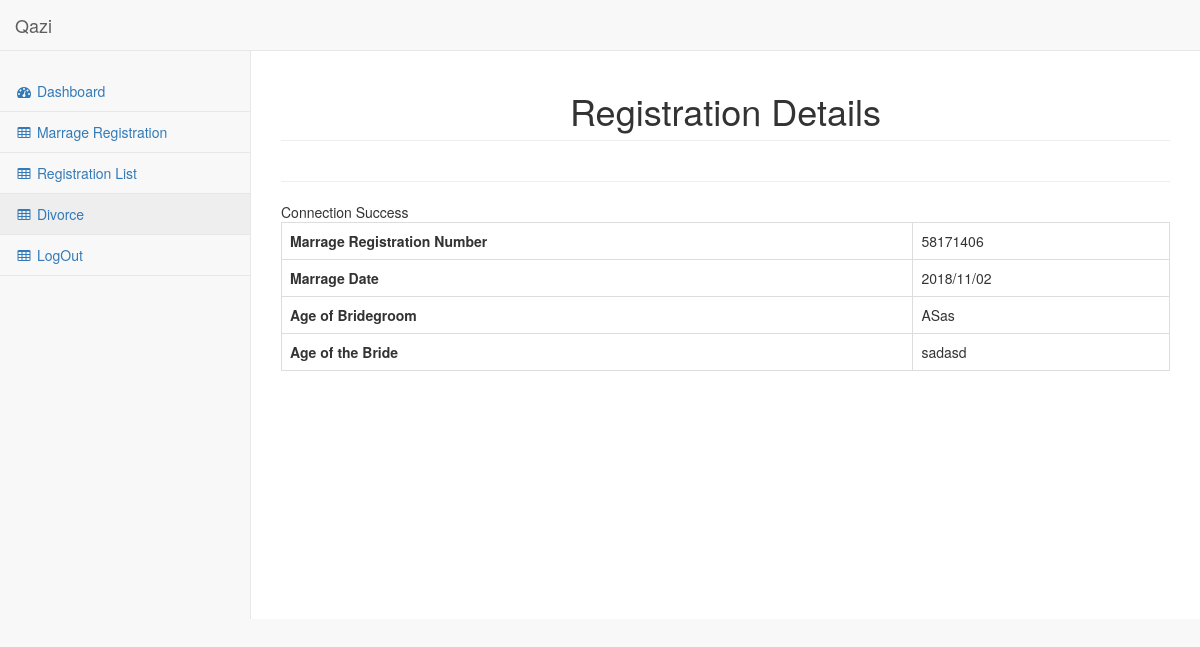
Page /qazi/pages/marrageinfo.php?marrage_id=4 (signed in) on the committed database.
### tables this page shows
CREATE TABLE `marriagelist` (
  `id` int(11) NOT NULL,
  `date` varchar(15) DEFAULT NULL,
  `RegNo` varchar(15) DEFAULT NULL,
  `d1` text NOT NULL,
  `d2` text NOT NULL,
  `f1` varchar(15) DEFAULT NULL,
  `a1` varchar(15) DEFAULT NULL,
  `d3` text NOT NULL,
  `d4` text NOT NULL,
  `f2` varchar(15) DEFAULT NULL,
  `a2` varchar(15) DEFAULT NULL,
  `d5` text NOT NULL,
  `d6` text NOT NULL,
  `d7` text NOT NULL,
  `d8` text NOT NULL,
  `d9` text NOT NULL,
  `d10` text NOT NULL,
  `d11` text NOT NULL,
  `d12` text NOT NULL,
  `d13` text NOT NULL,
  `d14` text NOT NULL,
  `d15` text NOT NULL,
  `d16` text NOT NULL,
  `d17` text NOT NULL,
  `d18` text NOT NULL,
  `d19` text NOT NULL,
  `d20` text NOT NULL,
  `d21` text NOT NULL,
  `d22` text NOT NULL,
  `d23` text NOT NULL,
  `d24` text NOT NULL,
  `d25` text NOT NULL,
  `d26` text NOT NULL
);

### qazi/pages/marrageinfo.php (the view, shortened to what this page needs)
<!DOCTYPE html>
<html lang="en">
<head>
    <link href="../vendor/bootstrap/css/bootstrap.min.css" rel="stylesheet">
    <link href="../vendor/metisMenu/metisMenu.min.css" rel="stylesheet">
    <link href="../dist/css/sb-admin-2.css" rel="stylesheet">
    <link href="../vendor/morrisjs/morris.css" rel="stylesheet">
    <link href="../vendor/font-awesome/css/font-awesome.min.css" rel="stylesheet" type="text/css">
</head>
<body>
    <div id="wrapper">
        <nav class="navbar navbar-default navbar-static-top" role="navigation" style="margin-bottom: 0">
            <div class="navbar-header">
                <a class="navbar-brand" href="index.php">Qazi</a>
            </div>
            <div class="navbar-default sidebar" role="navigation">
                <div class="sidebar-nav navbar-collapse">
                    <ul class="nav" id="side-menu">
                         <li>
                            <a href="index.php"><i class="fa fa-dashboard fa-fw"></i> Dashboard</a>
                        </li>
                        <li>
                            <a href="marrageRegistration.php"><i class="fa fa-table fa-fw"></i> Marrage Registration </a>
                        </li>
                        <li>
                            <a href="Registrationlist.php"><i class="fa fa-table fa-fw"></i> Registration List </a>
                        </li>
                        <li>
                            <a href=""><i class="fa fa-table fa-fw"></i> Divorce </a>
                        </li>
                         <li>
                            <a href="logout.php"><i class="fa fa-table fa-fw"></i> LogOut </a>
                        </li>
                    </ul>
                </div>
            </div>
        </nav>
    <div id="page-wrapper">
            <div class="row text-center">
                <div class="col-lg-12">
                    <h1 class="page-header">Registration Details</h1>
                </div>
            </div>
            <div class="row">
    <div class="col-lg-12">
        <hr/>
<table class="table table-hover table-bordered">
<?php
include "connection.php";
if(isset($_GET['marrage_id'])){
  $registration_id = $_GET['marrage_id'];
  $get_marrageinfo = "select * from marriagelist where id='$registration_id'";
  $run_marrageinfo = mysqli_query($connection, $get_marrageinfo);
  while($row=mysqli_fetch_array($run_marrageinfo)){
  $registration_date=$row['date'];
  $registration_RegNo=$row['RegNo'];
  $registration_ages=$row['d3'];
  $registration_aged=$row['d6'];
  echo "
  <tbody>
    <tr>
      <th>Marrage Registration Number </th>
      <td>$registration_RegNo</td>
    </tr>
    <tr>
      <th>Marrage Date</th>
      <td> $registration_date</td>
    </tr>
    <tr>
      <th>Age of Bridegroom</th>
      <td>$registration_ages</td>
    </tr>
    <tr>
      <th>Age of the Bride</th>
      <td>$registration_aged</td>
    </tr>
  </tbody>
  ";
  }
  }
?>
</table>
    </div>
</div>
                </div>
                    </div>
</body>
</html>

### rows in the picture
marriagelist: RegNo "58171406", date "2018/11/02", d3 "ASas", d6 "sadasd"
